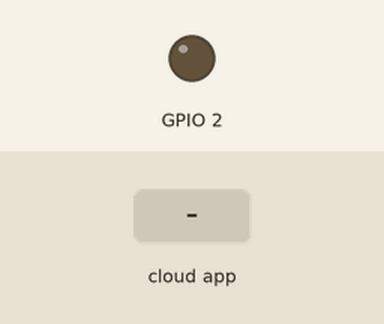
A sketch run on a simulated ESP8266 (NodeMCU). Parts: output pins drawn as LEDs (lit = HIGH). The test bench sets the inputs (shaded band). WiFi joins after 1.5 s; servers stay silent unless stated; the Firebase database answers and starts empty; what the sketch prints to the serial monitor is not drawn.

Above: at 2.7 s.
2.8 s: the phone or cloud app sets value to 1
At 4.6 s:
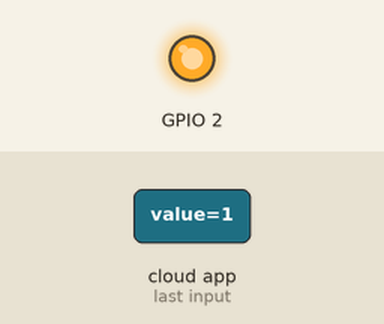
5.1 s: the phone or cloud app sets value to 0
At 6.2 s:
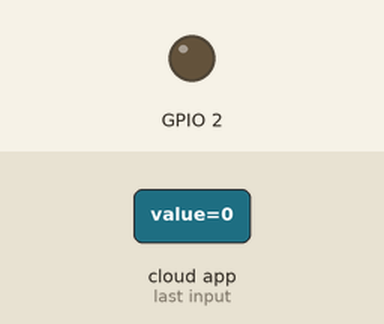
Timing chart, 0 to 8.1 s (numbered marks = the images above; inputs shaded):
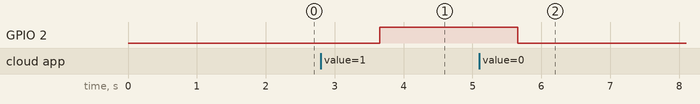

The sketch:

led_firebase.ino
```cpp
#include <Arduino.h>
#if defined(ESP32)
  #include <WiFi.h>
#elif defined(ESP8266)
  #include <ESP8266WiFi.h>
#endif
#include <Firebase_ESP_Client.h>

//Provide the token generation process info.
#include "addons/TokenHelper.h"
//Provide the RTDB payload printing info and other helper functions.
#include "addons/RTDBHelper.h"

// Insert your network credentials
#define WIFI_SSID "wifi"
#define WIFI_PASSWORD "password"

// Insert Firebase project API Key
#define API_KEY "api_key"

// Insert RTDB URLefine the RTDB URL */
#define DATABASE_URL "database-url"

//Define Firebase Data object
FirebaseData fbdo;

FirebaseAuth auth;
FirebaseConfig config;

unsigned long sendDataPrevMillis = 0;
int intValue;
float floatValue;
bool signupOK = false;

void setup() {
  Serial.begin(115200);
  WiFi.begin(WIFI_SSID, WIFI_PASSWORD);
  Serial.print("Connecting to Wi-Fi");
  while (WiFi.status() != WL_CONNECTED) {
    Serial.print(".");
    delay(300);
  }
  Serial.println();
  Serial.print("Connected with IP: ");
  Serial.println(WiFi.localIP());
  Serial.println();

  /* Assign the api key (required) */
  config.api_key = API_KEY;

  /* Assign the RTDB URL (required) */
  config.database_url = DATABASE_URL;

  /* Sign up */
  if (Firebase.signUp(&config, &auth, "", "")) {
    Serial.println("ok");
    signupOK = true;
  }
  else {
    Serial.printf("%s\n", config.signer.signupError.message.c_str());
  }

  /* Assign the callback function for the long running token generation task */
  config.token_status_callback = tokenStatusCallback; //see addons/TokenHelper.h

  Firebase.begin(&config, &auth);
  Firebase.reconnectWiFi(true);
  pinMode(2,OUTPUT);

}

void loop() {
  if (Firebase.ready() && signupOK && (millis() - sendDataPrevMillis > 1000 || sendDataPrevMillis == 0)) {
    sendDataPrevMillis = millis();
    if (Firebase.RTDB.getString(&fbdo, "/value")) {
      intValue = fbdo.stringData().toInt();
      if (intValue == 1){
         digitalWrite(2,HIGH);
      }else if (intValue == 0){
         digitalWrite(2,LOW);
      }

    }

    else {
      Serial.println(fbdo.errorReason());
    }
  }
}
```

Measured:
- after the input at 2.8 s, GPIO 2: LOW → HIGH after 0.86 s
- after the input at 5.1 s, GPIO 2: HIGH → LOW after 0.56 s
